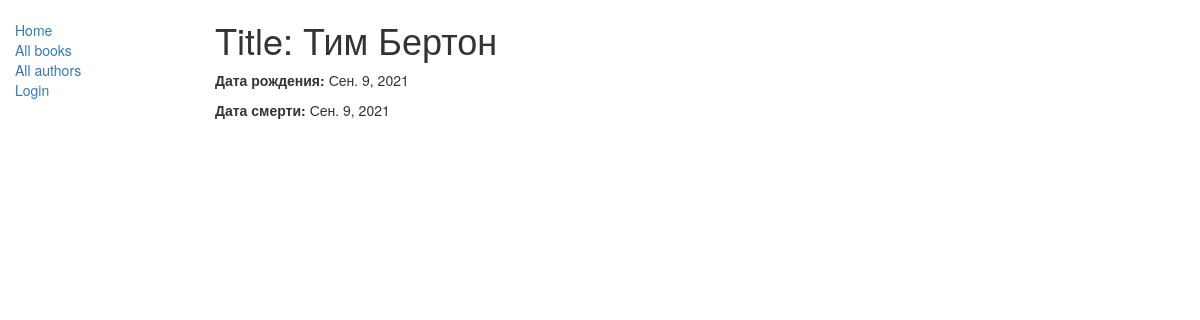
/catalog/author/2, run on the app's committed database.
### catalog/models.py (models this page shows, shortened)
class Author(models.Model):
    first_name = models.CharField(max_length=100)
    last_name = models.CharField(max_length=100)
    date_of_birth = models.DateField(null=True, blank=True)
    date_of_death = models.DateField('Died', null=True, blank=True)
    class Meta:
        ordering = ['last_name']

### catalog/views.py (the view)
# urls.py: path('author/<int:pk>', views.AuthorDetailView.as_view(), name='author-detail'),
class AuthorDetailView(generic.DetailView):
    model = Author

### catalog/templates/catalog/author_detail.html
{% extends "base_generic.html" %}
{% block content %}
  <h1>Title: {{ author.first_name }} {{ author.last_name }}</h1>
  <p><strong>Дата рождения:</strong> {{ author.date_of_birth }}</p>
  <p><strong>Дата смерти:</strong> {{ author.date_of_death }}</p>
{% endblock %}

### data on the page
Author: first_name "Тим", last_name "Бертон", date_of_birth "Сен. 9, 2021", date_of_death "Сен. 9, 2021"
